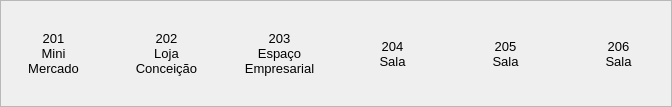
                     <widget class="QFrame" name="frame_152">
                      <property name="frameShape">
                       <enum>QFrame::StyledPanel</enum>
                      </property>
                      <property name="frameShadow">
                       <enum>QFrame::Raised</enum>
                      </property>
                      <layout class="QHBoxLayout" name="horizontalLayout_36">
                       <property name="spacing">
                        <number>8</number>
                       </property>
                       <property name="leftMargin">
                        <number>0</number>
                       </property>
                       <property name="topMargin">
                        <number>0</number>
                       </property>
                       <property name="rightMargin">
                        <number>0</number>
                       </property>
                       <property name="bottomMargin">
                        <number>0</number>
                       </property>
                       <item>
                        <widget class="QLabel" name="label_26">
                         <property name="minimumSize">
                          <size>
                           <width>105</width>
                           <height>105</height>
                          </size>
                         </property>
                         <property name="maximumSize">
                          <size>
                           <width>105</width>
                           <height>105</height>
                          </size>
                         </property>
                         <property name="font">
                          <font>
                           <pointsize>10</pointsize>
                          </font>
                         </property>
                         <property name="text">
                          <string>201
Mini
Mercado</string>
                         </property>
                         <property name="alignment">
                          <set>Qt::AlignCenter</set>
                         </property>
                        </widget>
                       </item>
                       <item>
                        <widget class="QLabel" name="label_27">
                         <property name="minimumSize">
                          <size>
                           <width>105</width>
                           <height>105</height>
                          </size>
                         </property>
                         <property name="maximumSize">
                          <size>
                           <width>105</width>
                           <height>105</height>
                          </size>
                         </property>
                         <property name="font">
                          <font>
                           <pointsize>10</pointsize>
                          </font>
                         </property>
                         <property name="text">
                          <string>202
Loja 
Conceição</string>
                         </property>
                         <property name="alignment">
                          <set>Qt::AlignCenter</set>
                         </property>
                        </widget>
                       </item>
                       <item>
                        <widget class="QLabel" name="label_28">
                         <property name="minimumSize">
                          <size>
                           <width>105</width>
                           <height>105</height>
                          </size>
                         </property>
                         <property name="maximumSize">
                          <size>
                           <width>105</width>
                           <height>105</height>
                          </size>
                         </property>
                         <property name="font">
                          <font>
                           <pointsize>10</pointsize>
                          </font>
                         </property>
                         <property name="text">
                          <string>203
Espaço 
Empresarial</string>
                         </property>
                         <property name="alignment">
                          <set>Qt::AlignCenter</set>
                         </property>
                        </widget>
                       </item>
                       <item>
                        <widget class="QLabel" name="label_29">
                         <property name="minimumSize">
                          <size>
                           <width>105</width>
                           <height>105</height>
                          </size>
                         </property>
                         <property name="maximumSize">
                          <size>
                           <width>105</width>
                           <height>105</height>
                          </size>
                         </property>
                         <property name="font">
                          <font>
                           <pointsize>10</pointsize>
                          </font>
                         </property>
                         <property name="text">
                          <string>204
Sala</string>
                         </property>
                         <property name="alignment">
                          <set>Qt::AlignCenter</set>
                         </property>
                        </widget>
                       </item>
                       <item>
                        <widget class="QLabel" name="label_30">
                         <property name="minimumSize">
                          <size>
                           <width>105</width>
                           <height>105</height>
                          </size>
                         </property>
                         <property name="maximumSize">
                          <size>
                           <width>105</width>
                           <height>105</height>
                          </size>
                         </property>
                         <property name="font">
                          <font>
                           <pointsize>10</pointsize>
                          </font>
                         </property>
                         <property name="text">
                          <string>205
Sala</string>
                         </property>
                         <property name="alignment">
                          <set>Qt::AlignCenter</set>
                         </property>
                        </widget>
                       </item>
                       <item>
                        <widget class="QLabel" name="label_31">
                         <property name="minimumSize">
                          <size>
                           <width>105</width>
                           <height>105</height>
                          </size>
                         </property>
                         <property name="maximumSize">
                          <size>
                           <width>105</width>
                           <height>105</height>
                          </size>
                         </property>
                         <property name="font">
                          <font>
                           <pointsize>10</pointsize>
                          </font>
                         </property>
                         <property name="text">
                          <string>206
Sala</string>
                         </property>
                         <property name="alignment">
                          <set>Qt::AlignCenter</set>
                         </property>
                        </widget>
                       </item>
                      </layout>
                     </widget>
